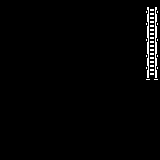

A level layout from a 2D game, rendered from its tile map. Below: a short description, then the map file with its tile-grid data intact:
An orthogonal 10x10 tile map with 16x16 px tiles, 1 tile layer (Ladders), 2 hidden layers not drawn.

<map version="1.10" tiledversion="1.10.2" orientation="orthogonal" renderorder="right-down" width="10" height="10" tilewidth="16" tileheight="16" infinite="0" nextlayerid="6" nextobjectid="1">
 <editorsettings>
  <export target="../assets/tilemap.json" format="json" />
 </editorsettings>
 <tileset firstgid="1" source="monochrome_tilemap_transparent_packed.tsx" />
 <layer id="1" name="Tile Layer 1" width="10" height="10" visible="0">
  <data encoding="csv">
0,58,0,0,0,0,0,0,0,62,
0,85,86,87,86,87,85,86,87,82,
0,0,0,0,0,0,0,0,0,82,
0,0,0,0,0,0,0,0,0,82,
0,0,0,0,0,0,0,0,0,122,
0,0,0,0,0,0,0,0,0,114,
0,0,0,0,0,0,0,0,0,134,
94,0,0,0,0,111,112,113,0,134,
111,112,113,0,0,131,132,133,0,134,
131,132,133,184,184,151,152,153,184,154
</data>
 </layer>
 <layer id="4" name="Collision" width="10" height="10" visible="0">
  <data encoding="csv">
0,0,0,0,0,0,0,0,0,0,
0,85,86,87,86,87,85,86,87,0,
0,0,0,0,0,0,0,0,0,0,
0,0,0,0,0,0,0,0,0,0,
0,0,0,0,0,0,0,0,0,0,
0,0,0,0,0,0,0,0,0,114,
0,0,0,0,0,0,0,0,0,134,
0,0,0,0,0,111,112,113,0,134,
111,112,113,0,0,131,132,133,0,134,
131,132,133,184,184,151,152,153,184,154
</data>
 </layer>
 <layer id="5" name="Ladders" width="10" height="10">
  <data encoding="csv">
0,0,0,0,0,0,0,0,0,62,
0,0,0,0,0,0,0,0,0,82,
0,0,0,0,0,0,0,0,0,82,
0,0,0,0,0,0,0,0,0,82,
0,0,0,0,0,0,0,0,0,122,
0,0,0,0,0,0,0,0,0,0,
0,0,0,0,0,0,0,0,0,0,
0,0,0,0,0,0,0,0,0,0,
0,0,0,0,0,0,0,0,0,0,
0,0,0,0,0,0,0,0,0,0
</data>
 </layer>
</map>
